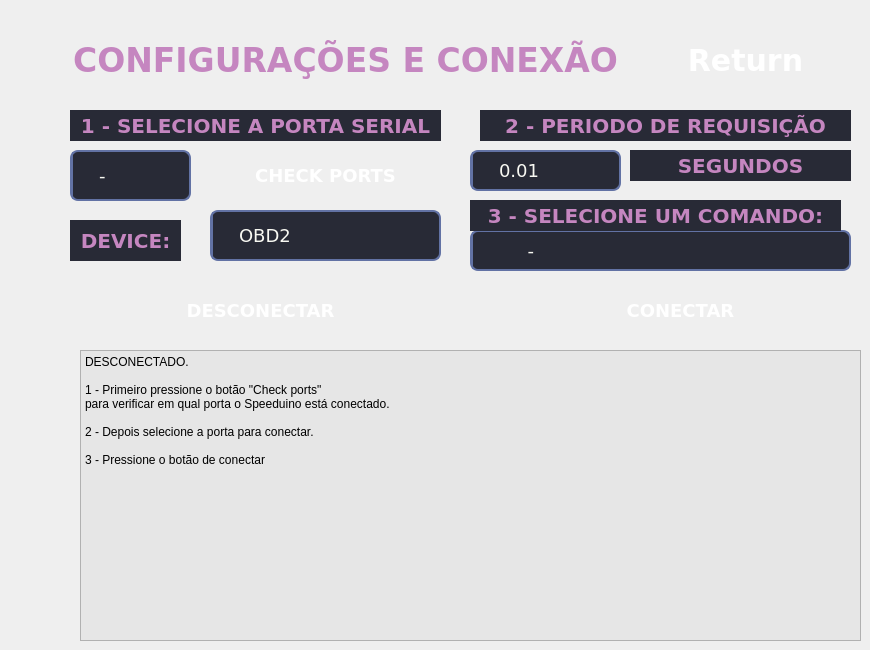
    <widget class="QWidget" name="page_1_connect">
     <widget class="QLabel" name="label_8">
      <property name="geometry">
       <rect>
        <x>70</x>
        <y>30</y>
        <width>551</width>
        <height>61</height>
       </rect>
      </property>
      <property name="font">
       <font>
        <family>Verdana</family>
        <pointsize>25</pointsize>
        <bold>true</bold>
       </font>
      </property>
      <property name="styleSheet">
       <string notr="true">color: #c586c0;</string>
      </property>
      <property name="text">
       <string>CONFIGURAÇÕES E CONEXÃO</string>
      </property>
      <property name="alignment">
       <set>Qt::AlignCenter</set>
      </property>
     </widget>
     <widget class="QPushButton" name="bntReturn_1">
      <property name="geometry">
       <rect>
        <x>630</x>
        <y>30</y>
        <width>231</width>
        <height>61</height>
       </rect>
      </property>
      <property name="font">
       <font>
        <family>Verdana</family>
        <pointsize>-1</pointsize>
        <bold>true</bold>
        <underline>false</underline>
        <strikeout>false</strikeout>
       </font>
      </property>
      <property name="autoFillBackground">
       <bool>false</bool>
      </property>
      <property name="styleSheet">
       <string notr="true">        QPushButton {
            background: qlineargradient(x1: 0, y1: 0, x2: 0, y2: 1,
                                        stop: 0.05 #630303, stop: 1 #4cc7c9);
            border-radius: 8px;
            color: #ffffff;
            font-family: Verdana;
            font-size: 30px;
            font-weight: bold;
            padding: 13px 32px;
            text-decoration: none;
        }
        QPushButton:hover {
            background: qlineargradient(x1: 0, y1: 0, x2: 0, y2: 1,
                                        stop: 0.05 #4cc7c9, stop: 1 #630303);
        }
        QPushButton:pressed {
            position:relative;
            top:1px;
        }</string>
      </property>
      <property name="text">
       <string>Return</string>
      </property>
     </widget>
     <widget class="QComboBox" name="comboBoxPortaCom">
      <property name="geometry">
       <rect>
        <x>70</x>
        <y>150</y>
        <width>121</width>
        <height>51</height>
       </rect>
      </property>
      <property name="layoutDirection">
       <enum>Qt::RightToLeft</enum>
      </property>
      <property name="styleSheet">
       <string notr="true">QComboBox {
	gridline-color: rgb(255, 255, 255);
    background-color: #282a36;
    border: 2px solid #6272a4;
    border-radius: 8px;
    color: #f8f8f2;
    font-family: Verdana;
    font-size: 18px;
    padding: 6px;
}

QComboBox:hover {
    border-color: #ffffff;
}

QComboBox:editable {
    background-color: #44475a;
}

QComboBox:!editable, QComboBox::drop-down:editable {
    background: #282a36;
}

QComboBox:!editable:on, QComboBox::drop-down:editable:on {
    background: #282a36;
}

QComboBox:on { /* quando selecionado */
    border-color: #f1fa8c;
}

QComboBox::drop-down {
    subcontrol-origin: padding;
    subcontrol-position: top right;
    width: 20px;
    border-left-width: 1px;
    border-left-color: #6272a4;
    border-left-style: solid; /* estilo de linha da esquerda - pode ser qualquer um dos seguintes: solid, dashed, dot-dash, dot-dot-dash, none */
    border-top-right-radius: 3px; /* raio superior direito da borda quando a caixa não está focada */
    border-bottom-right-radius: 3px; /* raio inferior direito da borda quando a caixa não está focada */
}

QComboBox::down-arrow {
    image: url(/path/to/your/image.png); /* substitua '/path/to/your/image.png' pelo caminho correto para sua imagem */
}

QComboBox::down-arrow:on { /* mude a cor do botão para laranja quando a caixa está focada */
    top: 1px;
    left: 1px;
}

QComboBox QAbstractItemView {
    color: #f8f8f2; /* cor do texto dos itens */
    background-color: #3c0a8c; /* cor de fundo dos itens */
}


</string>
      </property>
      <property name="currentText">
       <string>-</string>
      </property>
      <item>
       <property name="text">
        <string>-</string>
       </property>
      </item>
     </widget>
     <widget class="QPushButton" name="bntCheckPorts">
      <property name="geometry">
       <rect>
        <x>210</x>
        <y>150</y>
        <width>231</width>
        <height>51</height>
       </rect>
      </property>
      <property name="font">
       <font>
        <family>Verdana</family>
        <pointsize>-1</pointsize>
        <bold>true</bold>
        <underline>false</underline>
        <strikeout>false</strikeout>
       </font>
      </property>
      <property name="autoFillBackground">
       <bool>false</bool>
      </property>
      <property name="styleSheet">
       <string notr="true">        QPushButton {
            background: qlineargradient(x1: 0, y1: 0, x2: 0, y2: 1,
                                        stop: 0.05 #630303, stop: 1 #4cc7c9);
            border-radius: 8px;
            color: #ffffff;
            font-family: Verdana;
            font-size: 18px;
            font-weight: bold;
            padding: 13px 32px;
            text-decoration: none;
        }
        QPushButton:hover {
            background: qlineargradient(x1: 0, y1: 0, x2: 0, y2: 1,
                                        stop: 0.05 #4cc7c9, stop: 1 #630303);
        }
        QPushButton:pressed {
            position:relative;
            top:1px;
        }</string>
      </property>
      <property name="text">
       <string>CHECK PORTS</string>
      </property>
     </widget>
     <widget class="QLabel" name="label_9">
      <property name="geometry">
       <rect>
        <x>70</x>
        <y>110</y>
        <width>371</width>
        <height>31</height>
       </rect>
      </property>
      <property name="font">
       <font>
        <family>Verdana</family>
        <pointsize>15</pointsize>
        <bold>true</bold>
       </font>
      </property>
      <property name="styleSheet">
       <string notr="true">color: #c586c0;
background-color: rgb(40, 42, 54);</string>
      </property>
      <property name="text">
       <string>1 - SELECIONE A PORTA SERIAL</string>
      </property>
      <property name="alignment">
       <set>Qt::AlignCenter</set>
      </property>
     </widget>
     <widget class="QPushButton" name="bntConnect">
      <property name="geometry">
       <rect>
        <x>500</x>
        <y>280</y>
        <width>361</width>
        <height>61</height>
       </rect>
      </property>
      <property name="font">
       <font>
        <family>Verdana</family>
        <pointsize>-1</pointsize>
        <bold>true</bold>
        <underline>false</underline>
        <strikeout>false</strikeout>
       </font>
      </property>
      <property name="autoFillBackground">
       <bool>false</bool>
      </property>
      <property name="styleSheet">
       <string notr="true">        QPushButton {
            background: qlineargradient(x1: 0, y1: 0, x2: 0, y2: 1,
                                        stop: 0.05 #630303, stop: 1 #4cc7c9);
            border-radius: 8px;
            color: #ffffff;
            font-family: Verdana;
            font-size: 18px;
            font-weight: bold;
            padding: 13px 32px;
            text-decoration: none;
        }
        QPushButton:hover {
            background: qlineargradient(x1: 0, y1: 0, x2: 0, y2: 1,
                                        stop: 0.05 #4cc7c9, stop: 1 #630303);
        }
        QPushButton:pressed {
            position:relative;
            top:1px;
        }</string>
      </property>
      <property name="text">
       <string>CONECTAR</string>
      </property>
     </widget>
     <widget class="QPlainTextEdit" name="debugTextTermina">
      <property name="geometry">
       <rect>
        <x>80</x>
        <y>350</y>
        <width>781</width>
        <height>291</height>
       </rect>
      </property>
      <property name="styleSheet">
       <string notr="true">font: 12pt &quot;Consolas&quot;;
border-color: rgb(85, 0, 127);
background-color: rgb(230, 230, 230);</string>
      </property>
      <property name="tabChangesFocus">
       <bool>false</bool>
      </property>
      <property name="plainText">
       <string>DESCONECTADO.

1 - Primeiro pressione o botão &quot;Check ports&quot; 
para verificar em qual porta o Speeduino está conectado.

2 - Depois selecione a porta para conectar.

3 - Pressione o botão de conectar
</string>
      </property>
     </widget>
     <widget class="QComboBox" name="comboBoxCmd">
      <property name="geometry">
       <rect>
        <x>470</x>
        <y>230</y>
        <width>381</width>
        <height>41</height>
       </rect>
      </property>
      <property name="layoutDirection">
       <enum>Qt::RightToLeft</enum>
      </property>
      <property name="styleSheet">
       <string notr="true">QComboBox {
	gridline-color: rgb(255, 255, 255);
    background-color: #282a36;
    border: 2px solid #6272a4;
    border-radius: 8px;
    color: #f8f8f2;
    font-family: Verdana;
    font-size: 18px;
    padding: 6px;
}

QComboBox:hover {
    border-color: #ffffff;
}

QComboBox:editable {
    background-color: #44475a;
}

QComboBox:!editable, QComboBox::drop-down:editable {
    background: #282a36;
}

QComboBox:!editable:on, QComboBox::drop-down:editable:on {
    background: #282a36;
}

QComboBox:on { /* quando selecionado */
    border-color: #f1fa8c;
}

QComboBox::drop-down {
    subcontrol-origin: padding;
    subcontrol-position: top right;
    width: 20px;
    border-left-width: 1px;
    border-left-color: #6272a4;
    border-left-style: solid; /* estilo de linha da esquerda - pode ser qualquer um dos seguintes: solid, dashed, dot-dash, dot-dot-dash, none */
    border-top-right-radius: 3px; /* raio superior direito da borda quando a caixa não está focada */
    border-bottom-right-radius: 3px; /* raio inferior direito da borda quando a caixa não está focada */
}

QComboBox::down-arrow {
    image: url(/path/to/your/image.png); /* substitua '/path/to/your/image.png' pelo caminho correto para sua imagem */
}

QComboBox::down-arrow:on { /* mude a cor do botão para laranja quando a caixa está focada */
    top: 1px;
    left: 1px;
}

QComboBox QAbstractItemView {
    color: #f8f8f2; /* cor do texto dos itens */
    background-color: #3c0a8c; /* cor de fundo dos itens */
}


</string>
      </property>
      <property name="currentText">
       <string>     -</string>
      </property>
      <item>
       <property name="text">
        <string>     -</string>
       </property>
      </item>
     </widget>
     <widget class="QLabel" name="label_10">
      <property name="geometry">
       <rect>
        <x>470</x>
        <y>200</y>
        <width>371</width>
        <height>31</height>
       </rect>
      </property>
      <property name="font">
       <font>
        <family>Verdana</family>
        <pointsize>15</pointsize>
        <bold>true</bold>
       </font>
      </property>
      <property name="styleSheet">
       <string notr="true">color: #c586c0;
background-color: rgb(40, 42, 54);</string>
      </property>
      <property name="text">
       <string>3 - SELECIONE UM COMANDO:</string>
      </property>
      <property name="alignment">
       <set>Qt::AlignCenter</set>
      </property>
     </widget>
     <widget class="QLabel" name="label_11">
      <property name="geometry">
       <rect>
        <x>480</x>
        <y>110</y>
        <width>371</width>
        <height>31</height>
       </rect>
      </property>
      <property name="font">
       <font>
        <family>Verdana</family>
        <pointsize>15</pointsize>
        <bold>true</bold>
       </font>
      </property>
      <property name="styleSheet">
       <string notr="true">color: #c586c0;
background-color: rgb(40, 42, 54);</string>
      </property>
      <property name="text">
       <string>2 - PERIODO DE REQUISIÇÃO</string>
      </property>
      <property name="alignment">
       <set>Qt::AlignCenter</set>
      </property>
     </widget>
     <widget class="QComboBox" name="comboBoxPeriod">
      <property name="geometry">
       <rect>
        <x>470</x>
        <y>150</y>
        <width>151</width>
        <height>41</height>
       </rect>
      </property>
      <property name="layoutDirection">
       <enum>Qt::RightToLeft</enum>
      </property>
      <property name="styleSheet">
       <string notr="true">QComboBox {
	gridline-color: rgb(255, 255, 255);
    background-color: #282a36;
    border: 2px solid #6272a4;
    border-radius: 8px;
    color: #f8f8f2;
    font-family: Verdana;
    font-size: 18px;
    padding: 6px;
}

QComboBox:hover {
    border-color: #ffffff;
}

QComboBox:editable {
    background-color: #44475a;
}

QComboBox:!editable, QComboBox::drop-down:editable {
    background: #282a36;
}

QComboBox:!editable:on, QComboBox::drop-down:editable:on {
    background: #282a36;
}

QComboBox:on { /* quando selecionado */
    border-color: #f1fa8c;
}

QComboBox::drop-down {
    subcontrol-origin: padding;
    subcontrol-position: top right;
    width: 20px;
    border-left-width: 1px;
    border-left-color: #6272a4;
    border-left-style: solid; /* estilo de linha da esquerda - pode ser qualquer um dos seguintes: solid, dashed, dot-dash, dot-dot-dash, none */
    border-top-right-radius: 3px; /* raio superior direito da borda quando a caixa não está focada */
    border-bottom-right-radius: 3px; /* raio inferior direito da borda quando a caixa não está focada */
}

QComboBox::down-arrow {
    image: url(/path/to/your/image.png); /* substitua '/path/to/your/image.png' pelo caminho correto para sua imagem */
}

QComboBox::down-arrow:on { /* mude a cor do botão para laranja quando a caixa está focada */
    top: 1px;
    left: 1px;
}

QComboBox QAbstractItemView {
    color: #f8f8f2; /* cor do texto dos itens */
    background-color: #3c0a8c; /* cor de fundo dos itens */
}


</string>
      </property>
      <property name="currentText">
       <string>0.01</string>
      </property>
      <item>
       <property name="text">
        <string>0.01</string>
       </property>
      </item>
      <item>
       <property name="text">
        <string>0.05</string>
       </property>
      </item>
      <item>
       <property name="text">
        <string>0.10</string>
       </property>
      </item>
      <item>
       <property name="text">
        <string>0.25</string>
       </property>
      </item>
      <item>
       <property name="text">
        <string>0.50</string>
       </property>
      </item>
      <item>
       <property name="text">
        <string>0.75</string>
       </property>
      </item>
      <item>
       <property name="text">
        <string>1</string>
       </property>
      </item>
      <item>
       <property name="text">
        <string>2</string>
       </property>
      </item>
      <item>
       <property name="text">
        <string>4</string>
       </property>
      </item>
      <item>
       <property name="text">
        <string>6</string>
       </property>
      </item>
      <item>
       <property name="text">
        <string>8</string>
       </property>
      </item>
      <item>
       <property name="text">
        <string>10</string>
       </property>
      </item>
     </widget>
     <widget class="QLabel" name="label_12">
      <property name="geometry">
       <rect>
        <x>630</x>
        <y>150</y>
        <width>221</width>
        <height>31</height>
       </rect>
      </property>
      <property name="font">
       <font>
        <family>Verdana</family>
        <pointsize>15</pointsize>
        <bold>true</bold>
       </font>
      </property>
      <property name="styleSheet">
       <string notr="true">color: #c586c0;
background-color: rgb(40, 42, 54);</string>
      </property>
      <property name="text">
       <string>SEGUNDOS</string>
      </property>
      <property name="alignment">
       <set>Qt::AlignCenter</set>
      </property>
     </widget>
     <widget class="QLabel" name="label_13">
      <property name="geometry">
       <rect>
        <x>70</x>
        <y>220</y>
        <width>111</width>
        <height>41</height>
       </rect>
      </property>
      <property name="font">
       <font>
        <family>Verdana</family>
        <pointsize>15</pointsize>
        <bold>true</bold>
       </font>
      </property>
      <property name="styleSheet">
       <string notr="true">color: #c586c0;
background-color: rgb(40, 42, 54);</string>
      </property>
      <property name="text">
       <string>DEVICE:</string>
      </property>
      <property name="alignment">
       <set>Qt::AlignCenter</set>
      </property>
     </widget>
     <widget class="QComboBox" name="comboBoxDevice">
      <property name="geometry">
       <rect>
        <x>210</x>
        <y>210</y>
        <width>231</width>
        <height>51</height>
       </rect>
      </property>
      <property name="layoutDirection">
       <enum>Qt::RightToLeft</enum>
      </property>
      <property name="styleSheet">
       <string notr="true">QComboBox {
	gridline-color: rgb(255, 255, 255);
    background-color: #282a36;
    border: 2px solid #6272a4;
    border-radius: 8px;
    color: #f8f8f2;
    font-family: Verdana;
    font-size: 18px;
    padding: 6px;
}

QComboBox:hover {
    border-color: #ffffff;
}

QComboBox:editable {
    background-color: #44475a;
}

QComboBox:!editable, QComboBox::drop-down:editable {
    background: #282a36;
}

QComboBox:!editable:on, QComboBox::drop-down:editable:on {
    background: #282a36;
}

QComboBox:on { /* quando selecionado */
    border-color: #f1fa8c;
}

QComboBox::drop-down {
    subcontrol-origin: padding;
    subcontrol-position: top right;
    width: 20px;
    border-left-width: 1px;
    border-left-color: #6272a4;
    border-left-style: solid; /* estilo de linha da esquerda - pode ser qualquer um dos seguintes: solid, dashed, dot-dash, dot-dot-dash, none */
    border-top-right-radius: 3px; /* raio superior direito da borda quando a caixa não está focada */
    border-bottom-right-radius: 3px; /* raio inferior direito da borda quando a caixa não está focada */
}

QComboBox::down-arrow {
    image: url(/path/to/your/image.png); /* substitua '/path/to/your/image.png' pelo caminho correto para sua imagem */
}

QComboBox::down-arrow:on { /* mude a cor do botão para laranja quando a caixa está focada */
    top: 1px;
    left: 1px;
}

QComboBox QAbstractItemView {
    color: #f8f8f2; /* cor do texto dos itens */
    background-color: #3c0a8c; /* cor de fundo dos itens */
}


</string>
      </property>
      <property name="currentText">
       <string>OBD2</string>
      </property>
      <item>
       <property name="text">
        <string>OBD2</string>
       </property>
      </item>
      <item>
       <property name="text">
        <string>SPEEDUINO</string>
       </property>
      </item>
     </widget>
     <widget class="QPushButton" name="bntDisconnect">
      <property name="geometry">
       <rect>
        <x>80</x>
        <y>280</y>
        <width>361</width>
        <height>61</height>
       </rect>
      </property>
      <property name="font">
       <font>
        <family>Verdana</family>
        <pointsize>-1</pointsize>
        <bold>true</bold>
        <underline>false</underline>
        <strikeout>false</strikeout>
       </font>
      </property>
      <property name="autoFillBackground">
       <bool>false</bool>
      </property>
      <property name="styleSheet">
       <string notr="true">        QPushButton {
            background: qlineargradient(x1: 0, y1: 0, x2: 0, y2: 1,
                                        stop: 0.05 #630303, stop: 1 #4cc7c9);
            border-radius: 8px;
            color: #ffffff;
            font-family: Verdana;
            font-size: 18px;
            font-weight: bold;
            padding: 13px 32px;
            text-decoration: none;
        }
        QPushButton:hover {
            background: qlineargradient(x1: 0, y1: 0, x2: 0, y2: 1,
                                        stop: 0.05 #4cc7c9, stop: 1 #630303);
        }
        QPushButton:pressed {
            position:relative;
            top:1px;
        }</string>
      </property>
      <property name="text">
       <string>DESCONECTAR</string>
      </property>
     </widget>
    </widget>
